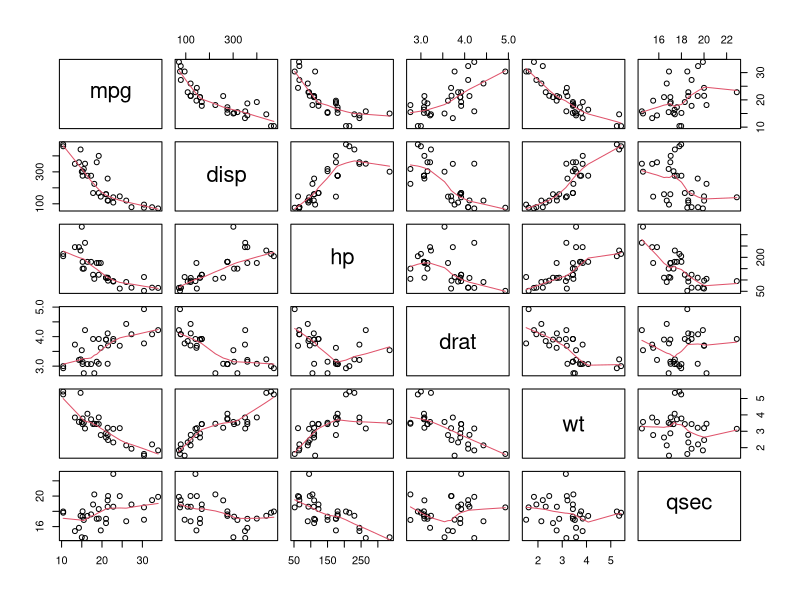
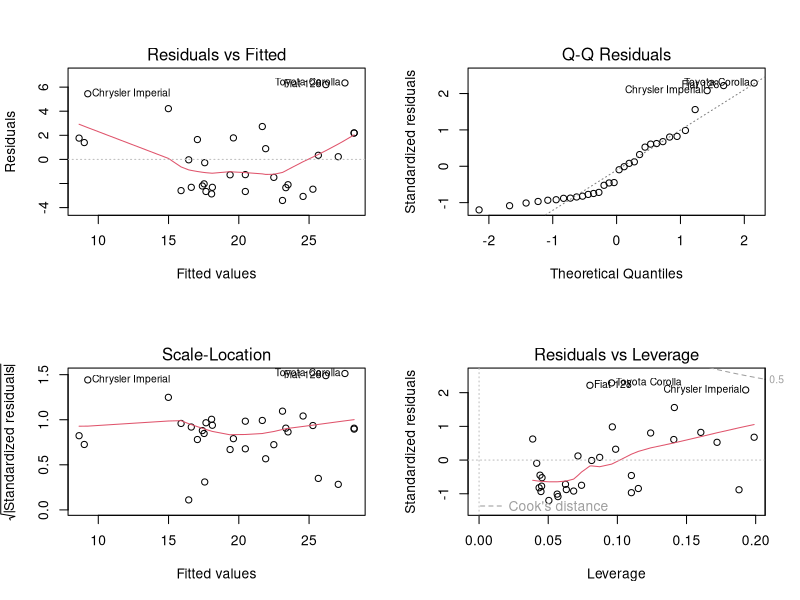

These charts were generated, in order, by the following R code:
# http://wolfpack.hnu.ac.kr/lecture/Regression/ch6_multicollinearity.pdf
# http://kernelist.egloos.com/48044
# http://r4pda.co.kr/r4pda_2013_05_12.pdf

library(car)
mtcars_num <- mtcars[,c(1,3:7)]

# 산점도 행렬과 상관계수만으로 다중공선성 1차 진단
######################################################
pairs(mtcars_num, panel=panel.smooth)
cor(mtcars_num[,-1])
#            disp         hp        drat         wt        qsec
# disp  1.0000000  0.7909486 -0.71021393  0.8879799 -0.43369788
# hp    0.7909486  1.0000000 -0.44875912  0.6587479 -0.70822339
# drat -0.7102139 -0.4487591  1.00000000 -0.7124406  0.09120476
# wt    0.8879799  0.6587479 -0.71244065  1.0000000 -0.17471588
# qsec -0.4336979 -0.7082234  0.09120476 -0.1747159  1.00000000
# disp와 wt가 0.887로 상관성이 높다.

# 모델 생성 후 값 추정
######################################################
base_model <- lm(mpg~., data=mtcars_num)
summary(base_model)
predict(base_model, data.frame(disp=170, hp=120, drat=4.0, wt=2.7, qsec=17.0))

# vif를 이용해 다중공선성진단
######################################################
library(car)
vif(base_model)
# disp       hp     drat       wt     qsec 
# 9.110869 5.201833 2.322343 7.012686 3.191939 
vif(base_model) > 5

# stepwise selection 방법으로 변수 선택
######################################################
out <- step(base_model, direction="backward")
# Step:  AIC=63.89
# mpg ~ drat + wt + qsec # 현재 포함된 변수
# 
#        Df Sum of Sq    RSS    AIC
# <none>              183.52 63.891 # 현재 포함된 변수를 그대로 뒀을 경우
# - drat  1    11.942 195.46 63.908
# + hp    1     9.418 174.10 64.205
# + disp  1     1.506 182.02 65.627 # + 설명 변수 추가했을 경우
# - qsec  1    85.720 269.24 74.156 # - 설명 변수 제거했을 경우
# - wt    1   275.686 459.21 91.241
summary(out)
formula(out)
# mpg ~ drat + wt + qsec # 세 변수가 선택 되었다.

# 선택 변수만으로 모델 재생성
######################################################
selected_model <- lm(formula(out), data=mtcars_num)
summary(selected_model) # summary(out)과 동일한 결과

# 비교를 위해 상관성이 높은 변수만으로 모델 재생성
######################################################
selected_model <- lm(mpg~wt+disp, data=mtcars_num)
summary(selected_model)
# Call:
#   lm(formula = mpg ~ wt + hp + disp, data = mtcars_num)
# 
# Residuals:
#   Min     1Q Median     3Q    Max 
# -3.891 -1.640 -0.172  1.061  5.861 
# 
# Coefficients:
#   Estimate Std. Error t value Pr(>|t|)    
# (Intercept) 37.105505   2.110815  17.579  < 2e-16 ***
#   wt          -3.800891   1.066191  -3.565  0.00133 ** 
#   hp          -0.031157   0.011436  -2.724  0.01097 *  
#   disp        -0.000937   0.010350  -0.091  0.92851    
# ---
#   Signif. codes:  0 ‘***’ 0.001 ‘**’ 0.01 ‘*’ 0.05 ‘.’ 0.1 ‘ ’ 1
# 
# Residual standard error: 2.639 on 28 degrees of freedom
# Multiple R-squared:  0.8268,  Adjusted R-squared:  0.8083 # R^2값이 작아져 설명력이 떨어진다.
# F-statistic: 44.57 on 3 and 28 DF,  p-value: 8.65e-11

par(mfrow=c(2,2))
plot(selected_model)
